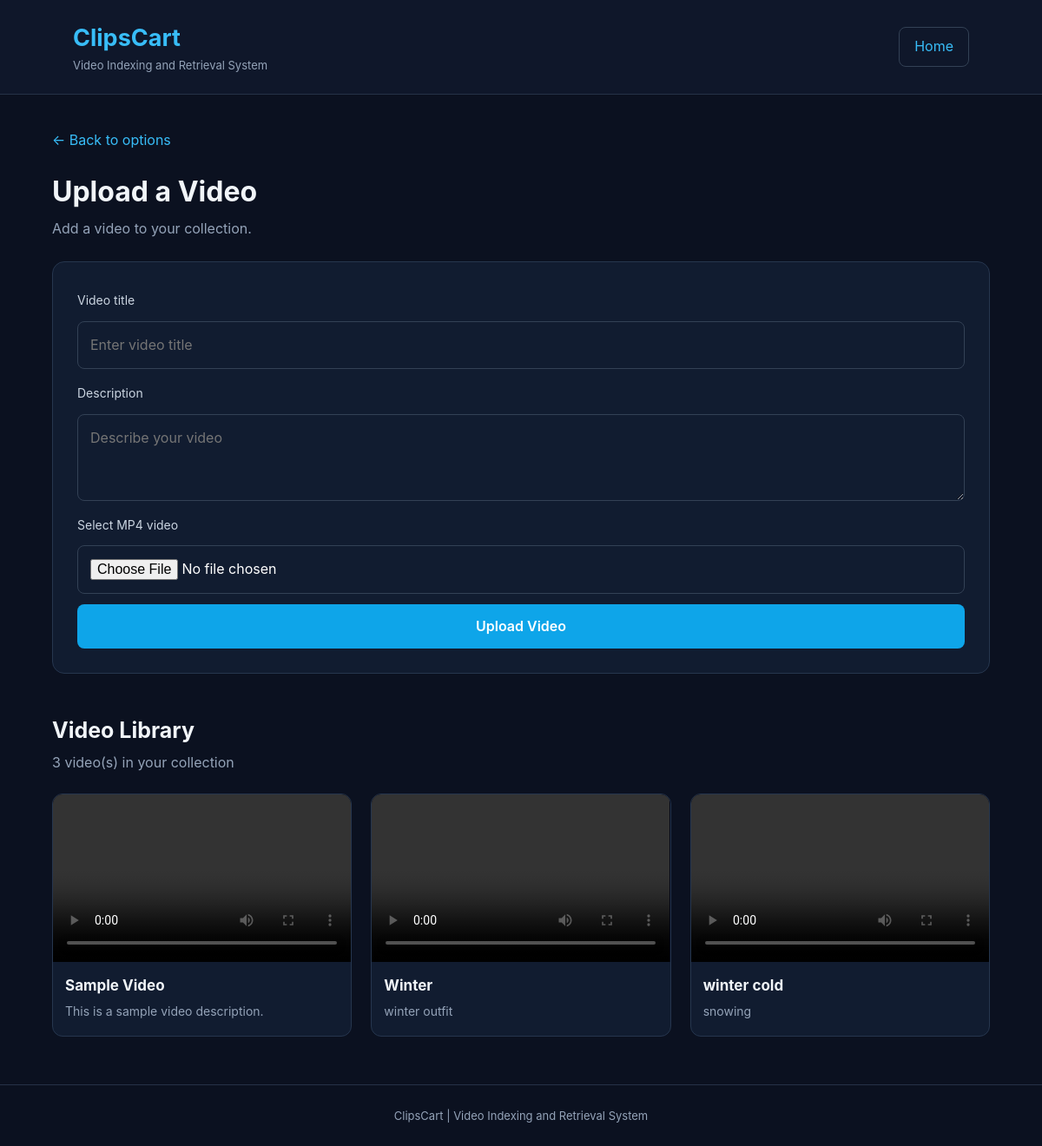
/?page=upload, run on an earlier commit of the app's database.
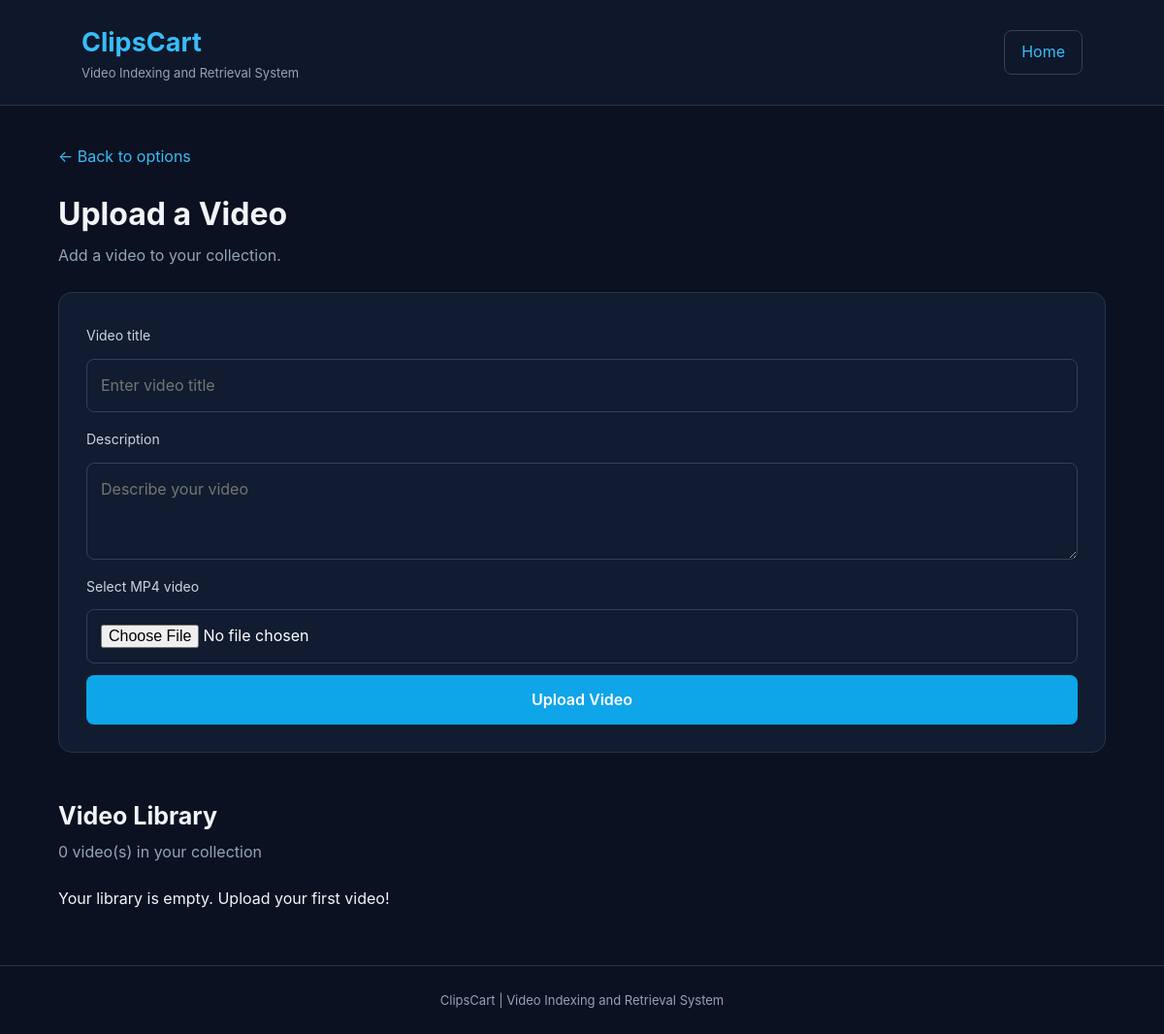
And on a later commit of the database.
### tables this page shows
CREATE TABLE videos (

            id INTEGER PRIMARY KEY AUTOINCREMENT,

            title TEXT NOT NULL,

            description TEXT,

            filename TEXT NOT NULL UNIQUE
        );

### app.py (the view)
@app.route("/")
def index():
    search_query = request.args.get("q", "").strip()
    page = request.args.get("page", "home")
    db = get_db()
    if search_query:
        page = "search"
        search_pattern = f"%{search_query}%"
        videos = db.execute(
            """
            SELECT id, title, description, filename
            FROM videos
            WHERE title LIKE ? OR description LIKE ?
            ORDER BY title
            """,
            (search_pattern, search_pattern),
        ).fetchall()
    else:
        videos = db.execute(
            """
            SELECT id, title, description, filename
            FROM videos
            ORDER BY title
            """
        ).fetchall()
    return render_template(
        "index.html",
        videos=videos,
        search_query=search_query,
        page=page,
    )

### app.py (called while the page is built)
def get_db():
    if "db" not in g:
        g.db = sqlite3.connect(DATABASE)
        g.db.row_factory = sqlite3.Row
    return g.db

### templates/index.html (shortened to what this page needs)
<!DOCTYPE html>
<html lang="en">
<head>
    <link rel="stylesheet" href="{{ url_for('static', filename='style.css') }}">
</head>
<body>
    <header class="site-header">
        <div class="brand">
            <h1>ClipsCart</h1>
            <p>Video Indexing and Retrieval System</p>
        </div>
        <a class="home-link" href="/">Home</a>
    </header>
    <main>
        {% if page == 'home' %}
        <section class="welcome-section">
            <span class="eyebrow">YOUR PERSONAL VIDEO LIBRARY</span>
            <h2>What would you like to do?</h2>
            <p>Search your existing videos or add new videos to your library.</p>
            <div class="choice-grid">
                <a href="/?page=search" class="choice-card">
                    <div class="choice-icon">⌕</div>
                    <h3>Search Videos</h3>
                    <p>Find videos by title or description and play them instantly.</p>
                    <span class="choice-link">Search library →</span>
                </a>
                <a href="/?page=upload" class="choice-card">
                    <div class="choice-icon">＋</div>
                    <h3>Upload Video</h3>
                    <p>Add a new video and save its information to your library.</p>
                    <span class="choice-link">Upload a video →</span>
                </a>
            </div>
        </section>
        {% elif page == 'upload' %}
        <section class="page-heading">
            <a href="/" class="back-link">← Back to options</a>
            <h2>Upload a Video</h2>
            <p>Add a video to your collection.</p>
        </section>
        <section class="upload-section">
            <form action="/upload" method="POST" enctype="multipart/form-data">
                <label for="title">Video title</label>
                <input type="text" id="title" name="title" placeholder="Enter video title" required>
                <label for="description">Description</label>
                <textarea id="description" name="description" placeholder="Describe your video"></textarea>
                <label for="video">Select MP4 video</label>
                <input type="file" id="video" name="video" accept=".mp4,video/mp4" required>
                <button type="submit">Upload Video</button>
            </form>
        </section>
        <section class="results">
            <h2>Video Library</h2>
            <p>{{ videos|length }} video(s) in your collection</p>
            <div class="video-grid">
                {% for video in videos %}
                <div class="video-card">
                    <video controls preload="metadata">
                        <source src="{{ url_for('serve_video', filename=video['filename']) }}" type="video/mp4">
                    </video>
                    <h3>{{ video['title'] }}</h3>
                    <p>{{ video['description'] or 'No description available.' }}</p>
                </div>
                {% else %}
                <p>Your library is empty. Upload your first video!</p>
                {% endfor %}
            </div>
        </section>
        {% endif %}
    </main>
    <footer>
        <p>ClipsCart | Video Indexing and Retrieval System</p>
    </footer>
</body>
</html>

What changed in the data, as far as the page shows it:
removed videos: title "Sample Video", description "This is a sample video description."
removed videos: title "Winter", description "winter outfit"
removed videos: title "winter cold", description "snowing"
Also different on the page:
{{ videos|length }}: "3" → "0"
text now shown: "Your library is empty. Upload your first video!"
